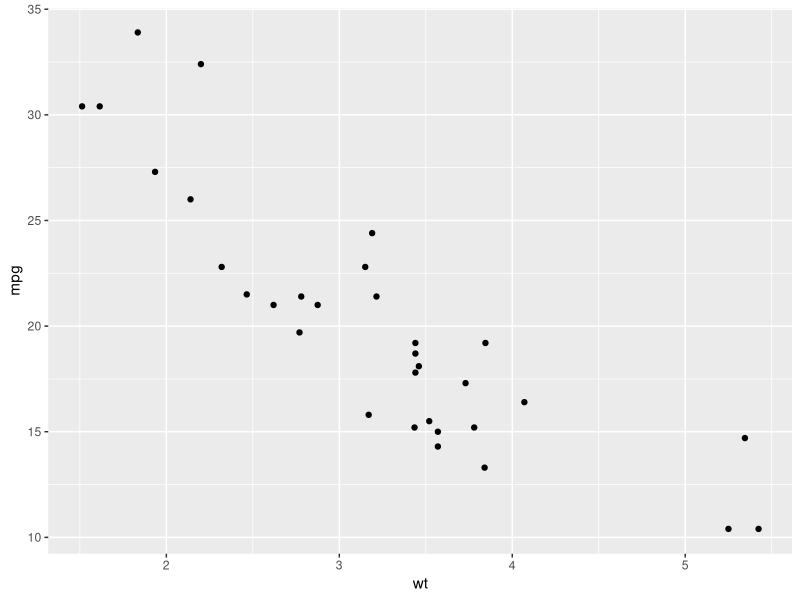
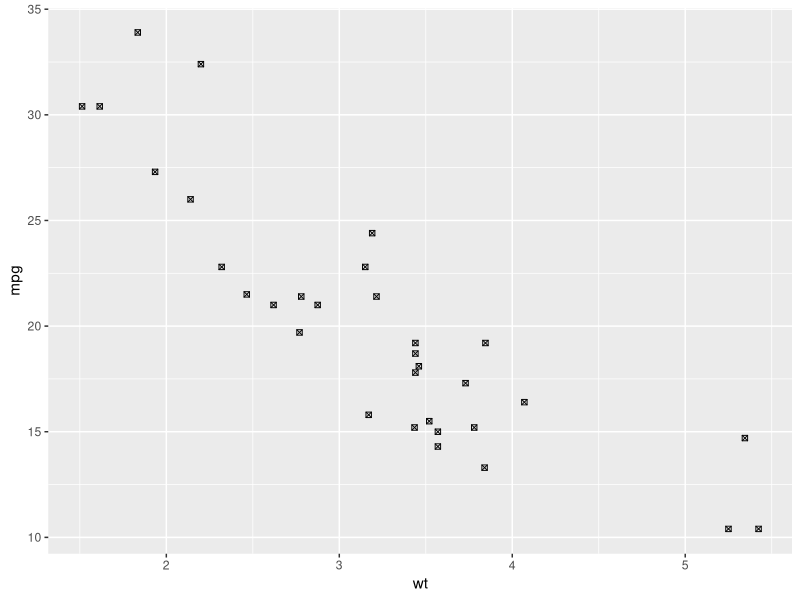
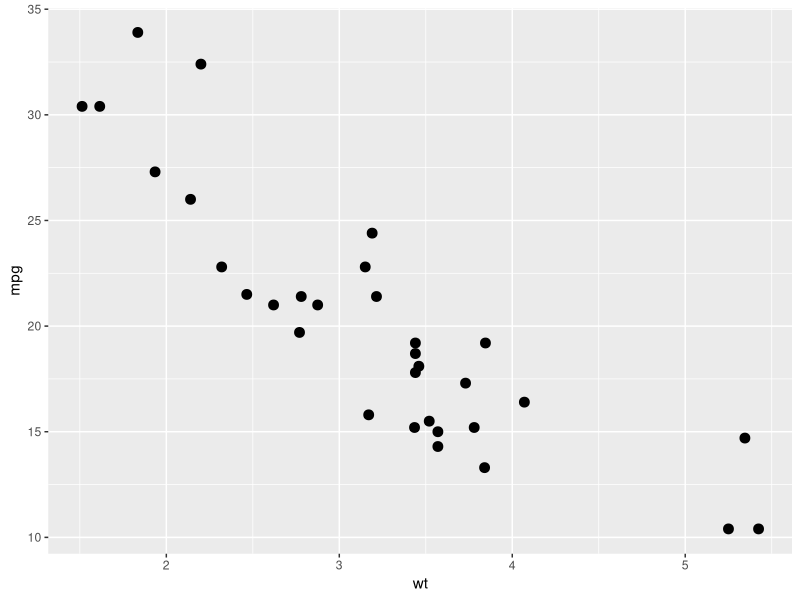
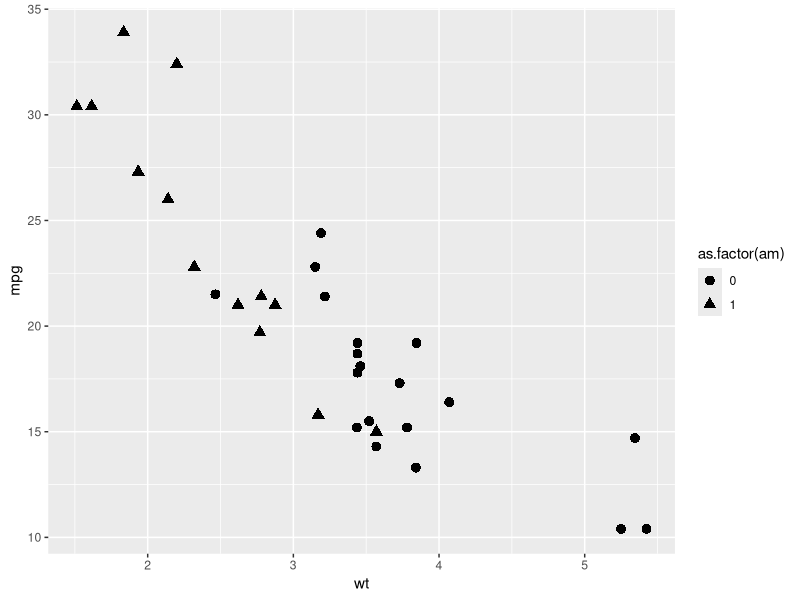
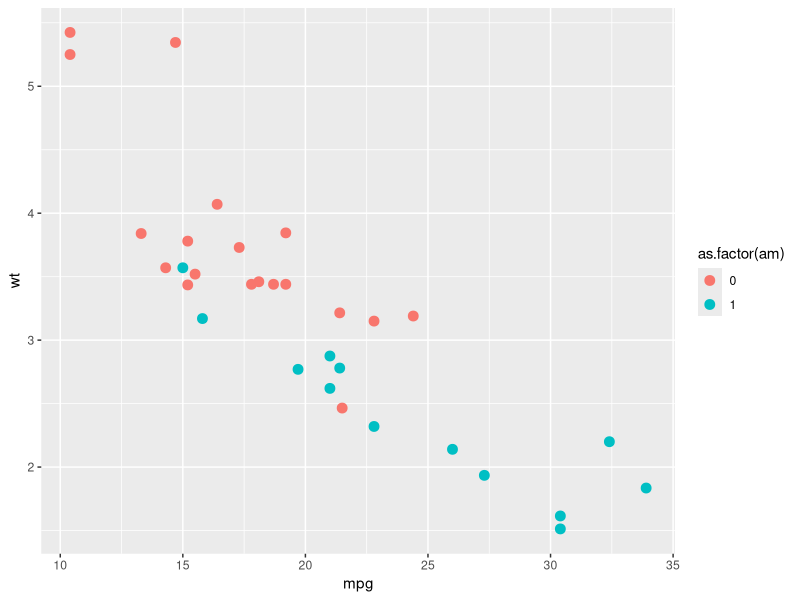
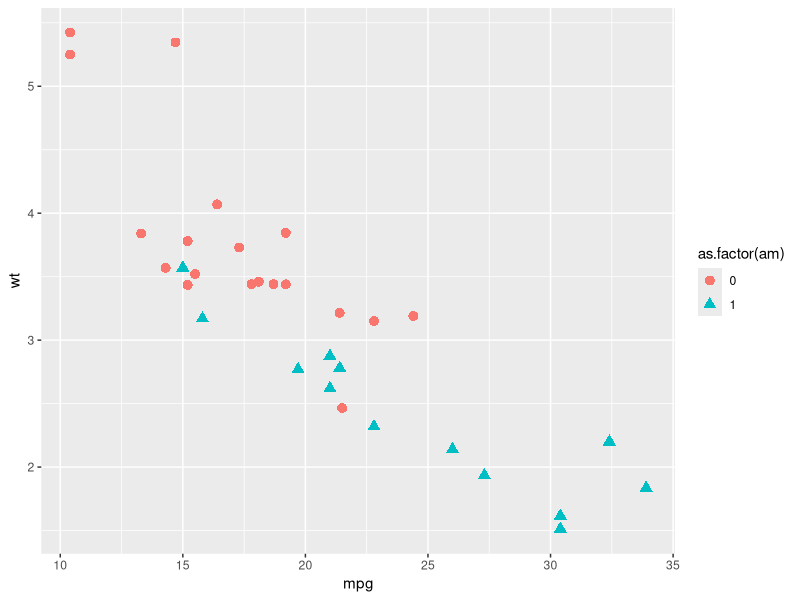
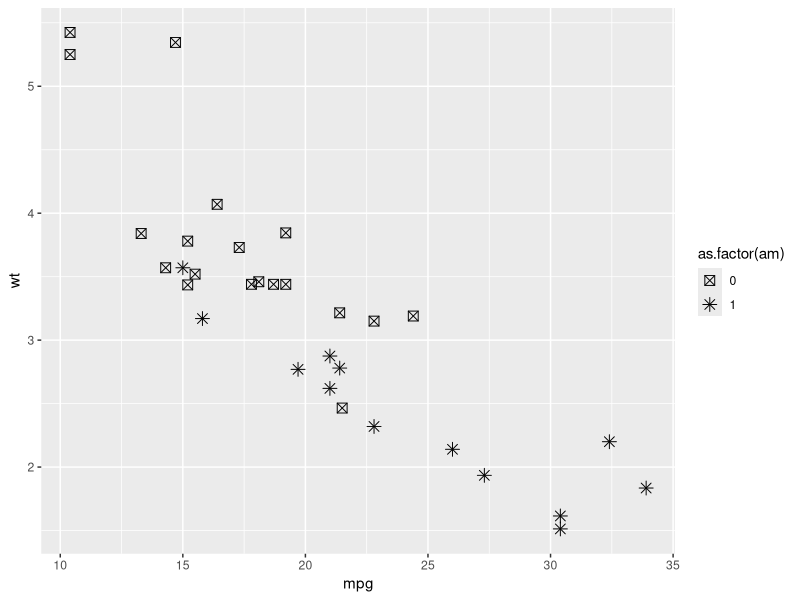
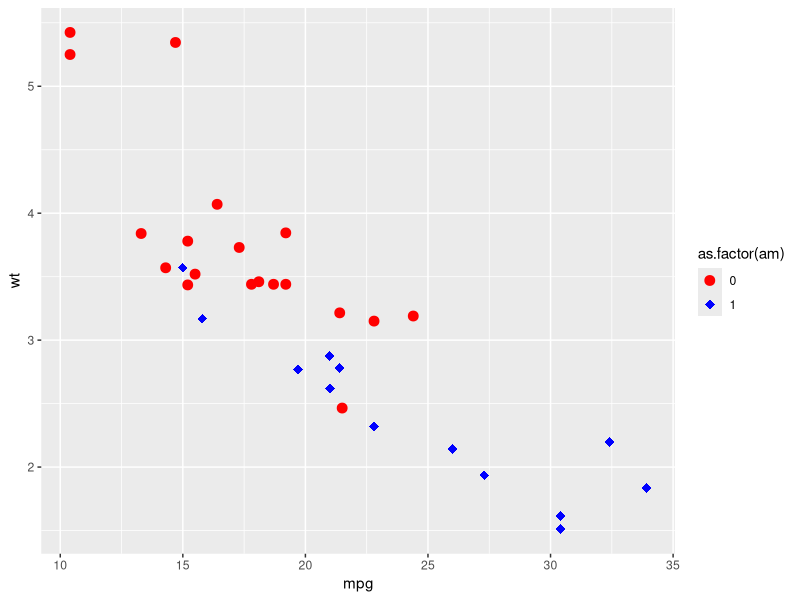

Write the R code that produced these figures, in order.
###############
## Scatter Plot
###############

# Import ggplot2

library(ggplot2)



# Import mtcars Data

mtcars



# Dataset description

# mpg	 Miles/(US) gallon
# cyl	 Number of cylinders
# disp	 Displacement (cu.in.)
# hp	 Gross horsepower
# drat	 Rear axle ratio
# wt	 Weight (1000 lbs)
# qsec	 1/4 mile time
# vs	 V/S
# am	 Transmission (0 = automatic, 1 = manual)
# gear	 Number of forward gears
# carb	 Number of carburetors

str(mtcars)

new_data <- mtcars





######################
# 1.0 make basic scatter plot
######################


ggplot(data = new_data, mapping = aes(x = wt, y = mpg)) +
  geom_point()





# Change the point shapes

ggplot(data = new_data, mapping = aes(x = wt, y = mpg)) +
  geom_point(shape = 7)





# change the point size

ggplot(data = new_data, mapping = aes(x = wt, y = mpg)) +
  geom_point(shape = 19, size = 3)





# Group data points by assigning a variable to shape or colour

# With shape

ggplot(data = new_data, mapping = aes(x = wt, y = mpg, shape = as.factor(am))) +
  geom_point(size = 3)




# With Colour
ggplot(data = new_data, mapping = aes(x = mpg, y = wt, colour = as.factor(am))) +
  geom_point(size=3)
  







#####################
## 2.0 Adding different point shapes, colour and fill
#####################

# Import ggplot2 library

library(ggplot2)

# Assing mtcars data set to a variable new_data

new_data <- mtcars







# Include am to both shape and colour

ggplot(data = new_data, mapping = aes(x = mpg, y = wt,
                                      shape = as.factor(am),
                                      colour = as.factor(am))) +
  geom_point(size=3)




# Change the shape using scale_shape_manual()

ggplot(data=new_data, mapping = aes(x=mpg, y=wt, shape=as.factor(am))) +
  geom_point(size=3) +
  scale_shape_manual(values = c(7, 8))



# Costomize shape and colour
# Use shape and color
# Change default colour to user defined colours

ggplot(data = new_data, mapping = aes(x = mpg, y = wt,
                                      shape = as.factor(am),
                                      colour = as.factor(am))) +
  geom_point(size=3) +
  scale_shape_manual(values = c(19, 18)) +
  scale_colour_manual(values = c("red", "blue"))
  








# Map different categorical variables to shape and fill

ggplot(data=new_data, mapping = aes(x=mpg, y=wt, shape=as.factor(am), fill=as.factor(gear))) +
  geom_point(size=2.5) +
  scale_shape_manual(values = c(21, 22)) + # Shape with fill and colour
  scale_fill_manual(values=c("green", "red", "blue"), guide= guide_legend(override.aes = list(shape= 21))) +
  theme_bw()








########################
# 3.0 Use continous variables in colour and size
########################

# Import ggplot2 library

library(ggplot2)


# Assing mtcars data set to a variable new_data

new_data <- mtcars




# With respect to colour

ggplot(data = new_data,
       mapping = aes(x=mpg, y=wt, colour= hp)) +
  geom_point(size = 3)




# With respect to size

ggplot(data = new_data,
       mapping = aes(x=mpg, y=wt, size= hp)) +
  geom_point(shape=22)





# By default the sizes of points go from 1 to 6 mm.

ggplot(data=new_data, mapping = aes(x=mpg, y=wt, fill= hp)) +
  geom_point(shape=22, size=3) +
  scale_fill_gradient(low = "red", high = "white")



# Plot continous variable to size and categorical variable to colour
# Add hp to size
# Add gear to colour
# make points semi transparent using alpha = 0.4
# use scale_size_area() to make area of points proportional to the values

ggplot(data=new_data, mapping=aes(x=mpg, y=wt,
                                      size=hp,
                                      colour=as.factor(gear))) +
  geom_point(alpha=0.4) +
  scale_size_area() +
  scale_colour_manual(values = c("red", "blue", "green"))









####################
## 4.0 Analyzing overplotted scatter plots
####################

# Overplotting can caused by variables when plot on one or both axes
# The jitter geom is a convenient way to add 
# Small amount of random variation to the location of each point
# Jitter add smaller variation along width and height
# By default the amount of jitter is 40% of the resolution of the data in each directions

# Import ggplot2 library

library(ggplot2)

# Assing mtcars data set to a variable new_data

new_data <- mtcars






new_plot <- ggplot(data = new_data,
                   mapping = aes(x = as.factor(gear), y = mpg,
                                 colour = as.factor(am))) +
  geom_point(size = 2.5)




new_plot




# jitter the points

new_plot + geom_point(position = "jitter")





# or use geom_jitter()

new_plot + geom_jitter()





# Adjusting the height and width of jitter points

new_plot + geom_point(position = position_jitter(width=0.2, height=0.2))



# Or we can do it by

new_plot + geom_jitter(width = 0.2, height = 0.2)










#########################
## 5.0 Box plot
#########################


# When One variable is descrete and another is continous
# Then it is better to go for a box plot

# Import ggplot2 library

library(ggplot2)


# Assing mtcars data set to a variable new_data

new_data <- mtcars




ggplot(data = new_data, mapping = aes(x = as.factor(gear), y = mpg)) +
  geom_boxplot()





# Map a third categorical variable i.e. "am" to colour

ggplot(data = new_data, mapping = aes(x = as.factor(gear), y = mpg)) +
  geom_boxplot(aes(colour = as.factor(am)))





# Add a jittered points to box plot

ggplot(data = new_data, mapping = aes(x = as.factor(gear), y = mpg)) +
  geom_boxplot() +
  geom_jitter(width = 0.2)





# Flip the co-ordinates

ggplot(data = new_data, mapping = aes(x = as.factor(gear), y = mpg)) +
  geom_boxplot() +
  geom_jitter(width = 0.2) +
  coord_flip()





# Make a notched box plot

ggplot(data = new_data, mapping = aes(x = as.factor(gear), y = mpg)) +
  geom_boxplot(notch = TRUE)





